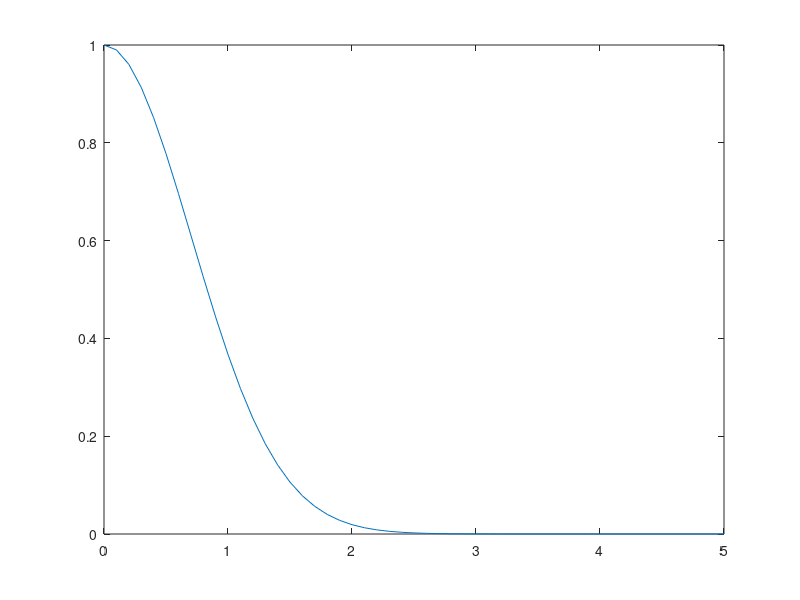

MATLAB code for this plot:
% Solve ODE-IVP using midpoint method
% y' -2ty
% y(0) = 1
t0 = 0;
y0 =1;
tEnd= 5;
h = 0.1;
N = (tEnd-t0)/h;
%% Initializing  solutions 
T = [t0:h:tEnd]';
Y = zeros(N+1,1);
Y(1) = y0;

%% Solving using Rk-2 Midpoint Explicit method
for i =1:N
    k1 = -2*T(i)*Y(i);
    tNew = T(i)+h/2;
    yNew = Y(i)+ h*k1/2;
    k2 = -2*tNew*yNew;
    Y(i+1) = Y(i) +h*(k2);
end
%% plot and obtain Errors
plot(T,Y);
hold on 
Ytrue = exp(-T.^2);
ERR = abs(Ytrue-Y);
%plot(T,ERR,'--r');